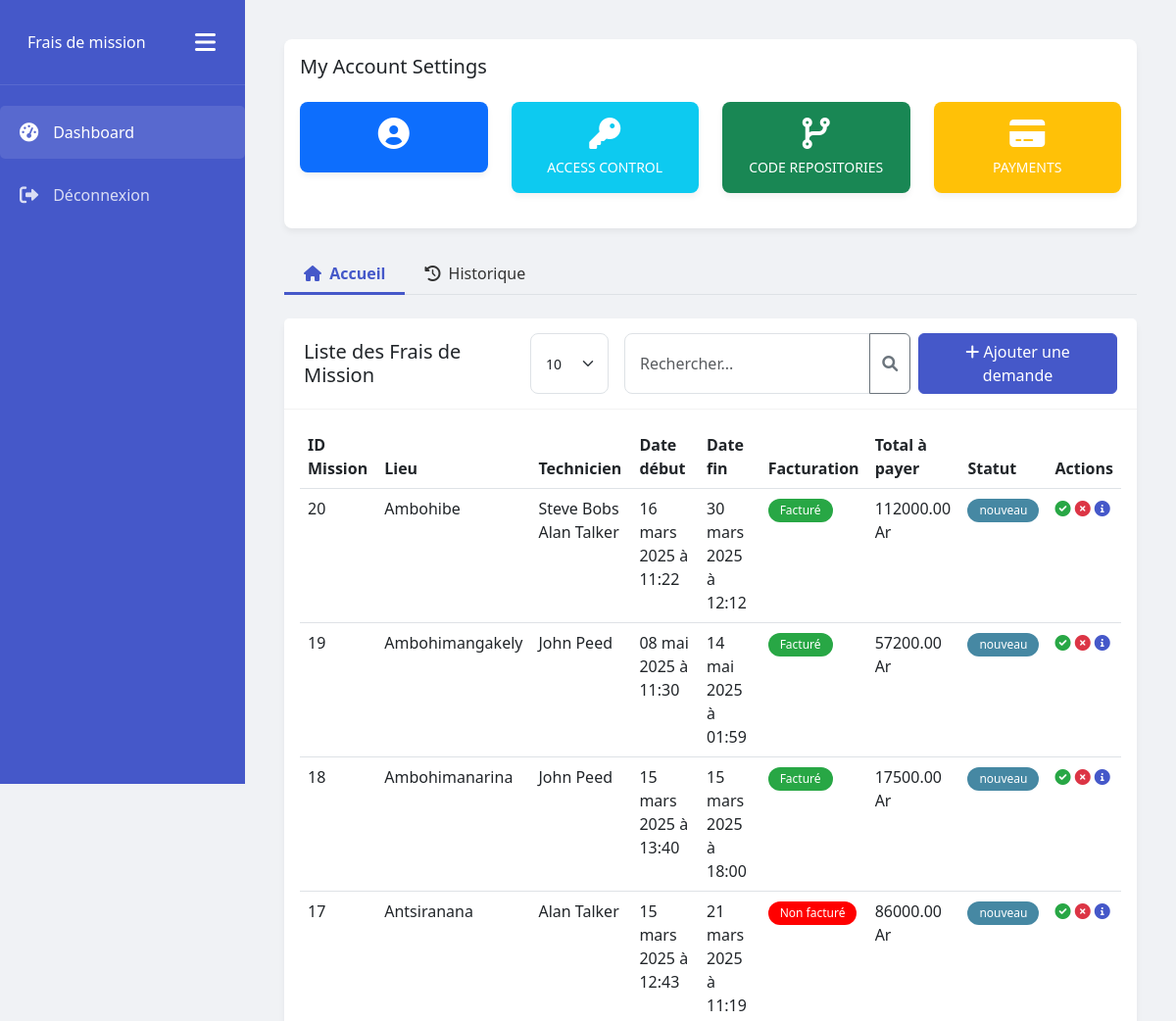
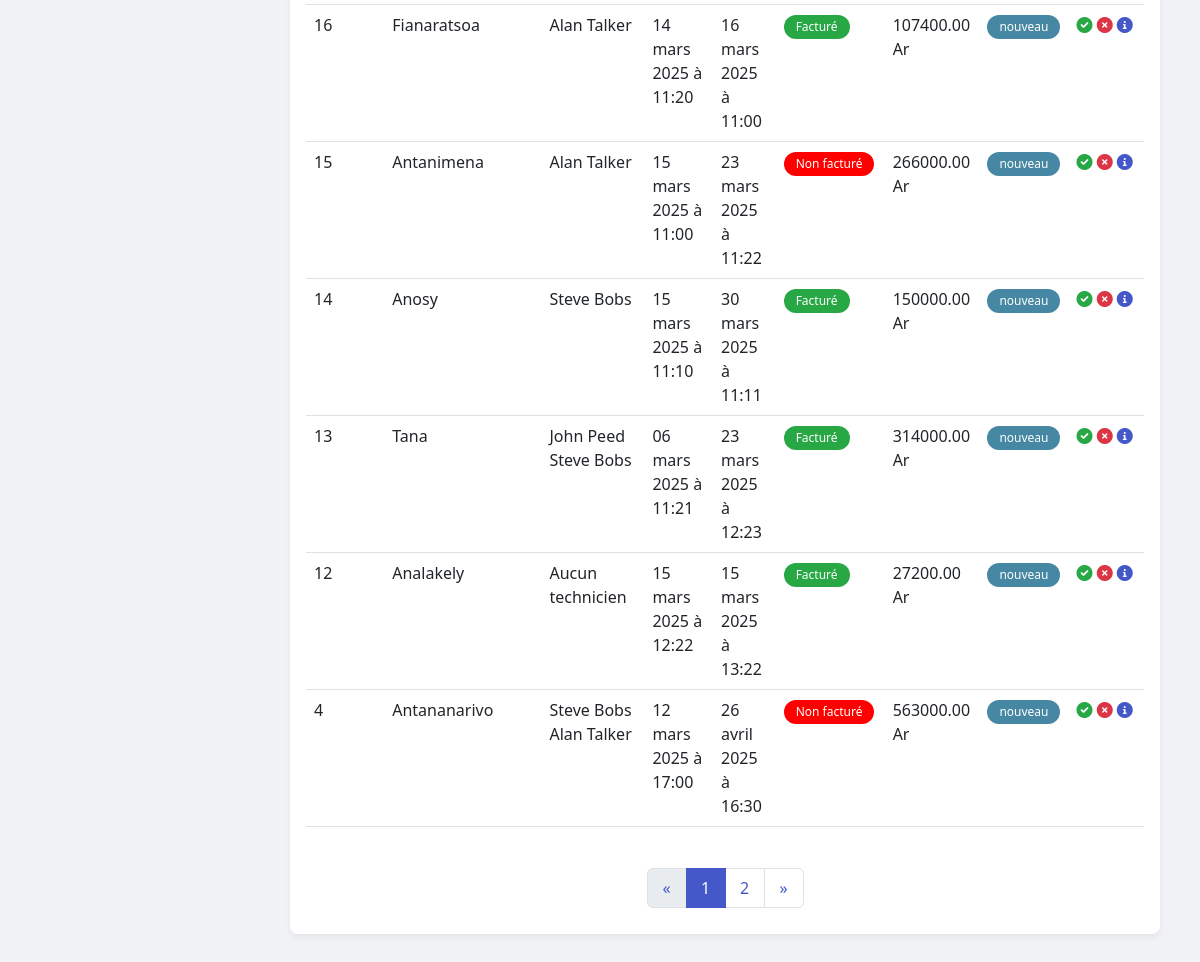
Before: / with the older database file (2 pictures, top to bottom).
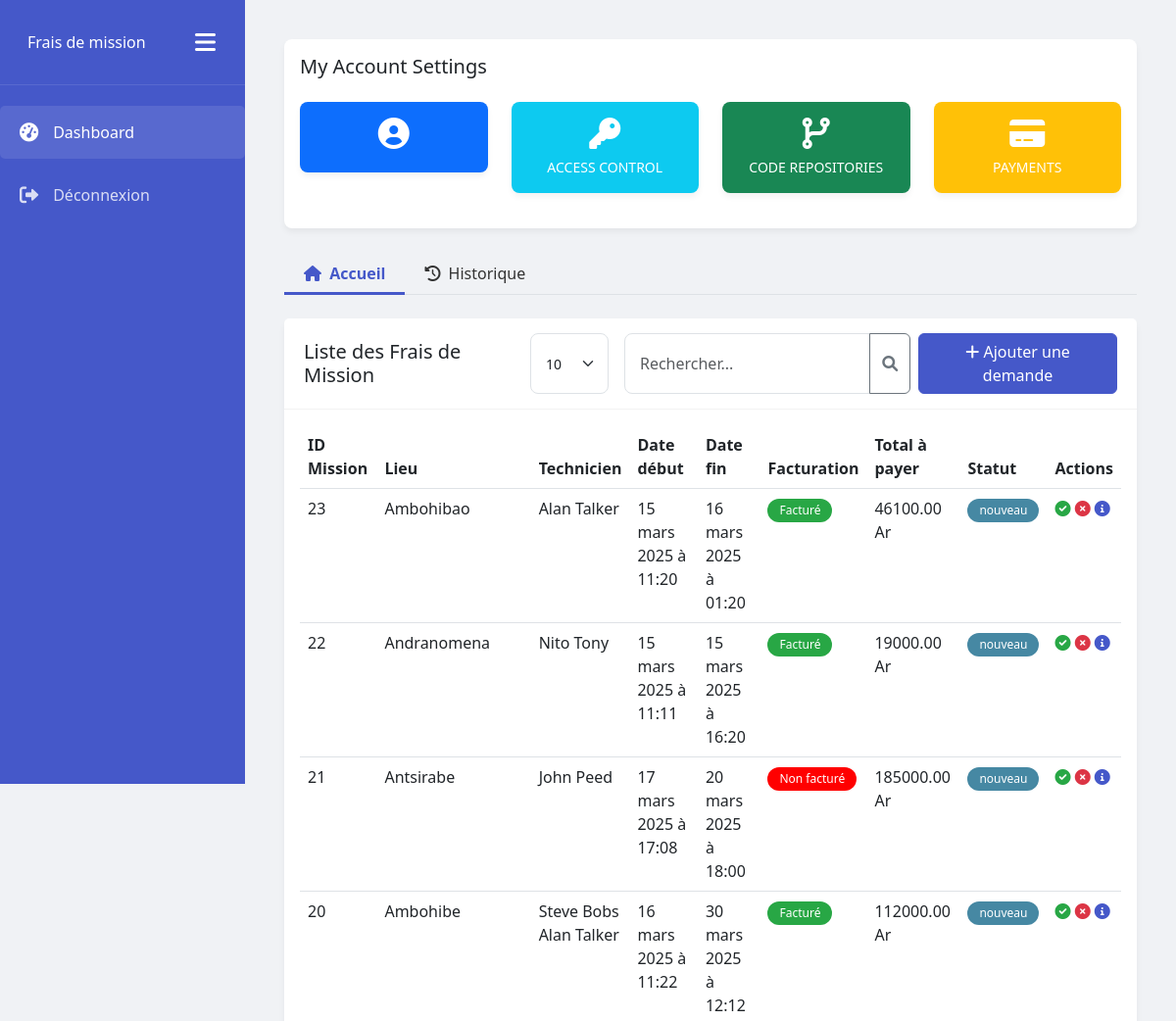
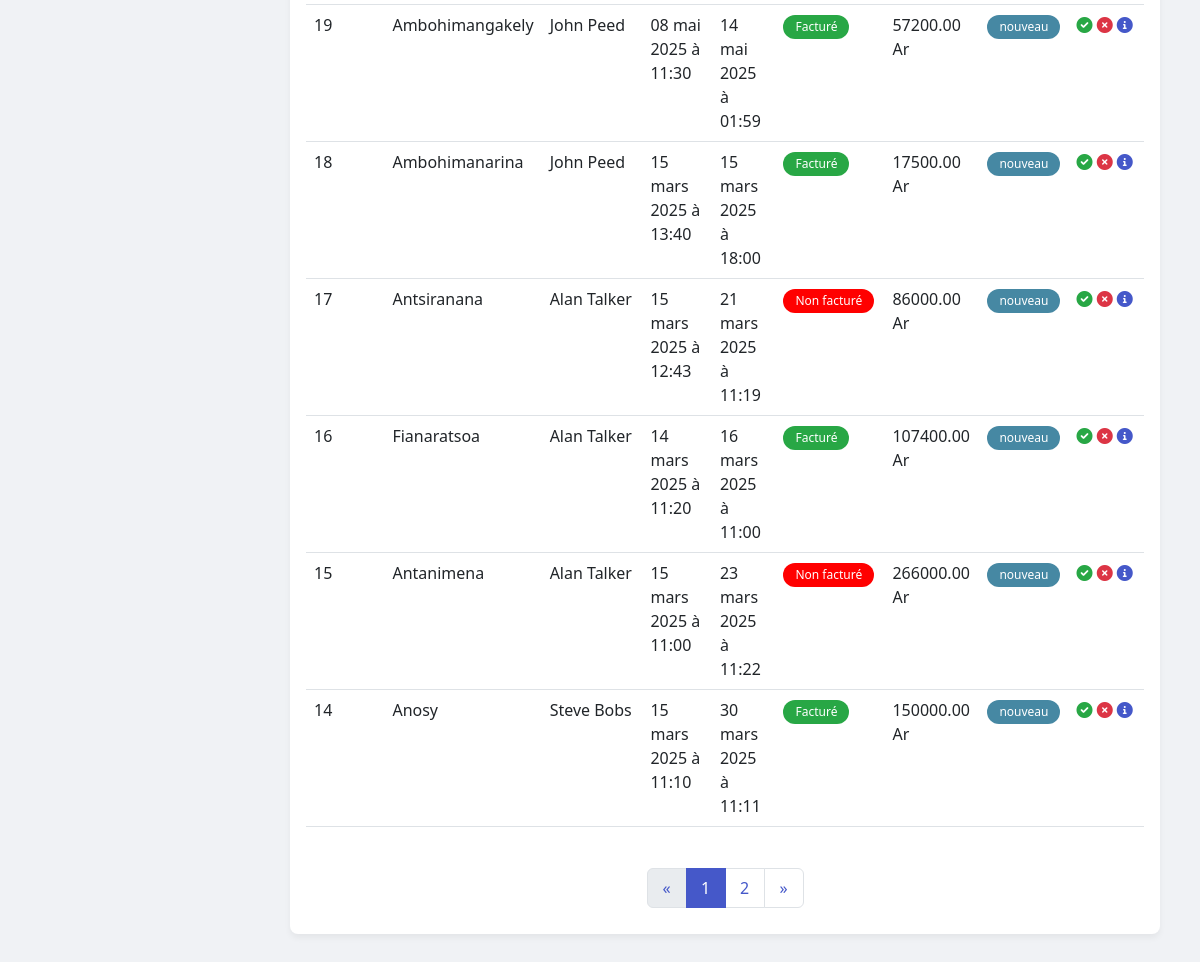
After: the same page with the newer database file (2 pictures, top to bottom).
### fdm_app/models.py (models this page shows, shortened)
class Mission(models.Model):
    techniciens = models.ManyToManyField(Technician, related_name="missions")
    mission_details = models.TextField(
        help_text='details de la mission',
        verbose_name='Mission Details'
    )
    start_date = models.DateField(
        help_text='date de debut de la mission',
        verbose_name='Start Date'
    )
    start_hour = models.TimeField(
        help_text='heure de debut de la mission',
        verbose_name='Start Hour'
    )
    end_date = models.DateField(
        help_text='date de fin de la mission',
        verbose_name='End Date'
    )
    end_hour = models.TimeField(
        help_text='heure de fin de la mission',
        verbose_name='End Hour'
    )
    location = models.CharField(
        max_length=50,
        help_text='lieu de la mission'
    )
    facturation = models.BooleanField(
        help_text='facturation de la mission, facturee ou non',
        verbose_name='Facturation'
    )
    STATUS_CHOICES = [
        ('NEW', 'New'),
        ('REFUSED', 'Refused'),
        ('VALIDATED', 'Validated'),
    ]
    status = models.CharField(
        max_length=10,
        choices=STATUS_CHOICES,
        default='NEW',
        verbose_name='Status',
        help_text='Statut de la mission'
    )

class Technician(models.Model):
    first_name = models.CharField(
        max_length=50,
        help_text='nom du technicien'
    )
    last_name = models.CharField(
        max_length=50,
        help_text='prenom du technicien'
    )

class Expense(models.Model):
    mission = models.ForeignKey(Mission, on_delete=models.CASCADE, related_name="depenses")
    hosting_days = models.IntegerField(
        help_text='nombre de jours de sejour',
        default=0.0,
    )
    overnight_rate = models.DecimalField(
        max_digits=10,
        decimal_places=2,
        default=0.00,
        help_text='tarif nuitée'
    )
    total_hosting = models.DecimalField(
        max_digits=10,
        decimal_places=2,
        help_text=' pris total de séjour',
        editable = False
    )
    meal_costs = models.DecimalField(
        max_digits=10,
        decimal_places=2,
        help_text='prix des repas',
    )
    total_meal_costs = models.DecimalField(
        max_digits=10,
        decimal_places=2,
        help_text='prix total des repas',
        editable = False,
        default=0.00,
    )
    transport = models.CharField(
        max_length=100,
        help_text='transport',
    )
    shipping_costs = models.DecimalField(
        max_digits=10,
        decimal_places=2,
        help_text='frais de transport',
    )
    various_expenses_details = models.CharField(
        max_length=100,
        help_text='divers frais',
    )
    various_expenses_price = models.DecimalField(
        max_digits=10,
        decimal_places=2,
        help_text='prix des divers frais',
    )
    total_expenses = models.DecimalField(
        max_digits=10,
        decimal_places=2,
        help_text='prix total des frais',
        editable = False,
        default=0.00,
    )

### fdm_app/views.py (the view, shortened to what this page needs)
# urls.py: path('', MissionListView.as_view(), name='missions'),
class MissionListView(View):
    def get(self, request, *args, **kwargs):
        all_missions = Mission.objects.all().order_by('-id')
        search_query = request.GET.get('search', '')
        per_page = request.GET.get('per_page', 10)
        try:
            per_page = int(per_page)
        except (ValueError, TypeError):
            per_page = 10
        paginator = Paginator(all_missions, per_page)
        page = request.GET.get('page', 1)
        try:
            missions = paginator.page(page)
        except PageNotAnInteger:
            missions = paginator.page(1)
        except EmptyPage:
            missions = paginator.page(paginator.num_pages)
        technicians = Technician.objects.all()
        context = {
            'missions': missions,
            'technicians': technicians,
            'active_tab': 'missions'  # pour le style lorsqu'on clique sur historique ou accueil
        }
        return render(request, 'index.html', context)

### fdm_app/templates/index.html (shortened to what the changed rows need)
 {% extends 'base.html' %}
 {% block content %}
<body>
  <div class="main-content">
    <div class="card mb-4">
      <div class="card-body fade-in">
        <div class="table-responsive">
          <table class="table table-hover">
            <thead>
              <tr>
                <th>ID Mission</th>
                <th>Lieu</th>
                <th>Technicien</th>
                <th>Date début</th>
                <th>Date fin</th>
                <th>Facturation</th>
                <th>Total à payer</th>
                <th>Statut</th>
                <th>Actions</th>
              </tr>
            </thead>
            <tbody>
              {% for mission in missions %}
              <tr>
                <td> {{ mission.id }} </td>
                <td>{{ mission.location }}</td>
                <td>
                  {% for technicien in mission.techniciens.all %}
                    {{ technicien.first_name }} {{ technicien.last_name }}<br>
                  {% empty %}
                    Aucun technicien
                  {% endfor %}
                </td>
                <td>{{ mission.start_date|date:"d F Y" }} à {{ mission.start_hour|time:"H:i" }} </td>
                <td>{{ mission.end_date|date:"d F Y" }} à {{ mission.end_hour|time:"H:i" }}</td>
                {% if mission.facturation %}
                <td><span class="badge badge-billed" style="background-color:#28a745;">Facturé</span></td>
                {% else %}
                <td><span class="badge badge-not-billed" style="background-color:red;">Non facturé</span></td>
                {% endif %}
                {% for expense in mission.depenses.all %}
                <td> {{ expense.total_expenses }} Ar </td>
                {% endfor %}
                <td>
                  {% if mission.status == "NEW" %}
                    <span class="badge badge-new" style="background-color:#4688A3">nouveau</span>
                  {% elif mission.status == "REFUSED" %}
                    <span class="badge badge-refused" style="background-color: red;">refusée</span>
                  {% elif mission.status == "VALIDATED" %}
                    <span class="badge badge-validated" style="background-color: green;">validée</span>
                  {% endif %}
                </td>
                <td class="action-icons">
                  <i class="fas fa-check-circle validate" data-bs-toggle="modal" data-bs-target="#validateModal"></i>
                  <i class="fas fa-times-circle refuse" data-bs-toggle="modal" data-bs-target="#refuseModal"></i>
                  <i class="fas fa-info-circle details" data-bs-toggle="modal" data-bs-target="#detailModal{{ mission.id }}"></i>
                </td>
              </tr>
              {% endfor %}
            </tbody>
          </table>
        </div>
        <div class="pagination-container">
          <nav aria-label="Page navigation">
            <ul class="pagination">
              {% for num in missions.paginator.page_range %}
                {% if missions.number == num %}
                  <li class="page-item active">
                    <a class="page-link" href="?page={{ num }}{% if request.GET.search %}&search={{ request.GET.search }}{% endif %} ">
                      {{ num }}
                    </a>
                  </li>
                {% elif num > missions.number|add:'-3' and num < missions.number|add:'3' %}
                  <li class="page-item"><a class="page-link" href="?page={{ num }}{% if request.GET.search %}&search={{ request.GET.search }}{% endif %}">{{ num }}</a></li>
                {% endif %}
              {% endfor %}
            </ul>
          </nav>
        </div>
</body>
</html>
{% endblock %}

Changed rows visible on the page:
no longer on this page (row unchanged): Mission: id "13", location "Tana", start_date "06 mars 2025", start_hour "11:21", end_date "23 mars 2025", end_hour "12:23", facturation "Facturé", status "nouveau", Technician (first_name "John", last_name "Peed"), Technician (first_name "Steve", last_name "Bobs")
no longer on this page (row unchanged): Expense: total_expenses "314000.00", shown under "13"
no longer on this page (row unchanged): Mission: id "12", location "Analakely", start_date "15 mars 2025", start_hour "12:22", end_date "15 mars 2025", end_hour "13:22", facturation "Facturé", status "nouveau"
no longer on this page (row unchanged): Expense: total_expenses "27200.00", shown under "12"
no longer on this page (row unchanged): Mission: id "4", location "Antananarivo", start_date "12 mars 2025", start_hour "17:00", end_date "26 avril 2025", end_hour "16:30", facturation "Non facturé", status "nouveau", Technician (first_name "Steve", last_name "Bobs"), Technician (first_name "Alan", last_name "Talker")
no longer on this page (row unchanged): Expense: total_expenses "563000.00", shown under "4"
added Mission: id "23", location "Ambohibao", start_date "15 mars 2025", start_hour "11:20", end_date "16 mars 2025", end_hour "01:20", facturation "Facturé", status "nouveau", Technician (first_name "Alan", last_name "Talker")
added Expense: total_expenses "46100.00", shown under "23"
added Mission: id "22", location "Andranomena", start_date "15 mars 2025", start_hour "11:11", end_date "15 mars 2025", end_hour "16:20", facturation "Facturé", status "nouveau"
added Technician: first_name "Nito", last_name "Tony", shown under "22"
added Expense: total_expenses "19000.00", shown under "22"
added Mission: id "21", location "Antsirabe", start_date "17 mars 2025", start_hour "17:08", end_date "20 mars 2025", end_hour "18:00", facturation "Non facturé", status "nouveau", Technician (first_name "John", last_name "Peed")
added Expense: total_expenses "185000.00", shown under "21"
